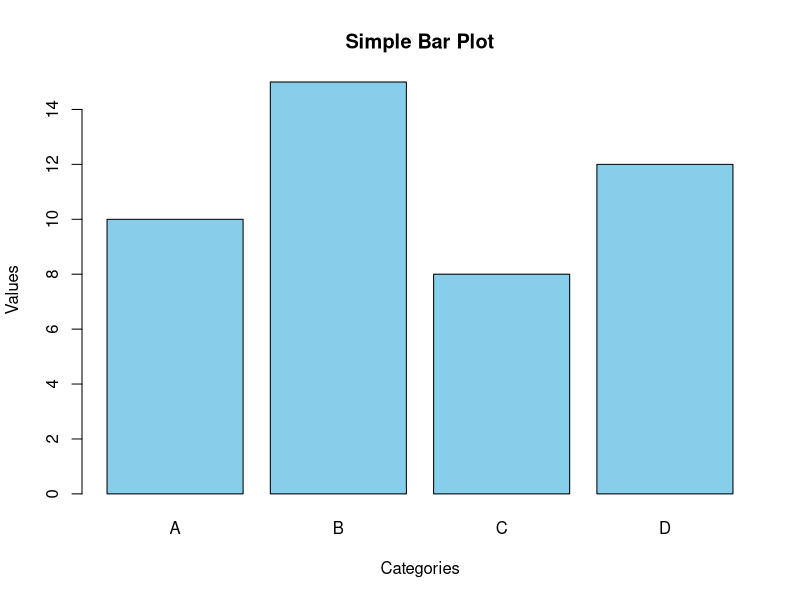
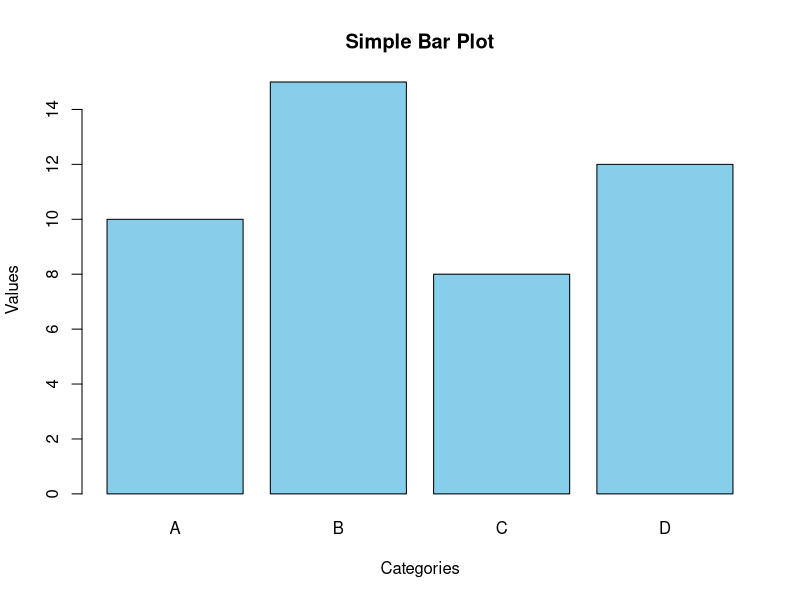

R code for these plots, in order:
# R script to create a bar plot and save it

# Define data
categories <- c("A", "B", "C", "D")
values <- c(10, 15, 8, 12)

# Create the bar plot
barplot(values, 
        names.arg = categories,
        main = "Simple Bar Plot",
        xlab = "Categories",
        ylab = "Values",
        col = "skyblue",
        border = "black")

# Save the plot as a PNG file
# You can change the filename and format (e.g., pdf, jpeg) as needed
filename <- "my_bar_plot.png"
png(filename, width = 600, height = 400)
barplot(values, 
        names.arg = categories,
        main = "Simple Bar Plot",
        xlab = "Categories",
        ylab = "Values",
        col = "skyblue",
        border = "black")
dev.off()

cat("Plot saved as", filename, "\n")
